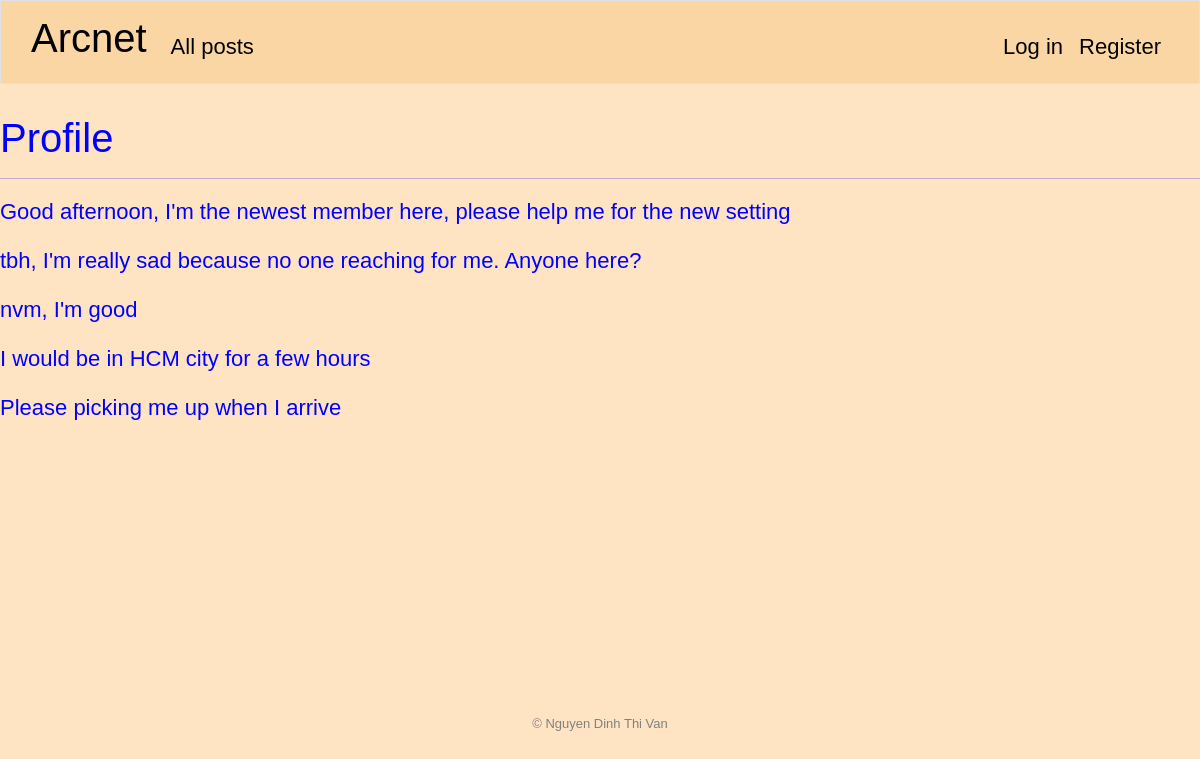
Screenshot of /profile/4 with the database file from the repository.
### arc/models.py (models this page shows, shortened)
class Post(models.Model):
    author = models.ForeignKey(User, related_name='posts', on_delete=models.CASCADE)
    content = models.TextField(blank=True)
    created = models.DateTimeField(auto_now_add=True)

### arc/views.py (the view)
# urls.py: path('profile/<int:author_id>', views.profile, name='profile')
@csrf_exempt
def profile(request, author_id):
    author = User.objects.get(pk=author_id)
    posts = Post.objects.filter(author=author)
    return render(request, "arc/profile.html", {
        "posts": posts
    })

### arc/templates/arc/profile.html (shortened to what this page needs)
{% extends "arc/layout.html" %}
{% load static %}
{% block main %}
    <h1>Profile</h1>
    <hr>
    {% for post in posts %}
        <p>{{ post.content }}</p>
    {% endfor %}
{% endblock %}

### arc/static/arc/styles.css (style rules this page uses)
body { font-family: sans-serif; font-size: 22px; font-style: bold; }
body { color: blue; background-color: bisque; }

### rows the page displays
Post: content "Good afternoon, I'm the newest member here, please help me for the new setting"
Post: content "tbh, I'm really sad because no one reaching for me. Anyone here?"
Post: content "nvm, I'm good"
Post: content "I would be in HCM city for a few hours"
Post: content "Please picking me up when I arrive"
